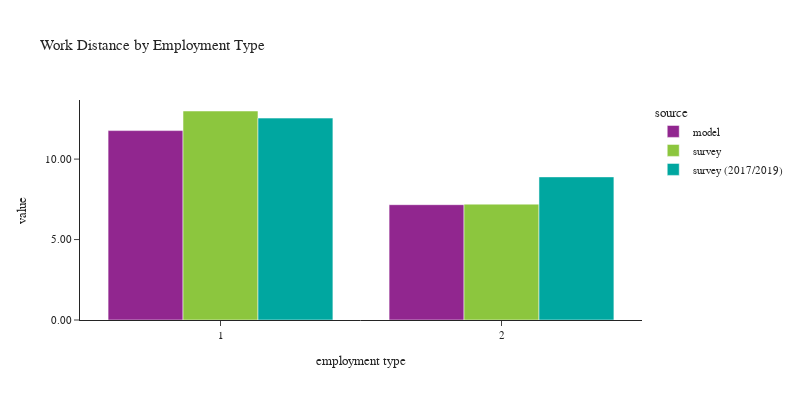

Write notebook code for a chart like this one.
### Code cell
plot_work_location(df_workers, 'pwtyp', 'Employment Type', 'employment type')

### Figure 1 — Plotly figure (JSON) as saved in the notebook; plotly's stock layout.template omitted (floating-point values rounded to 4 significant figures)
{"data": [{"alignmentgroup": "True", "customdata": [[1773342], [433649]], "hovertemplate": "source=model<br>pwtyp=%{x}<br>value=%{y}<br>sample count=%{customdata[0]}<extra></extra>", "legendgroup": "model", "marker": {"color": "#91268F", "pattern": {"shape": ""}}, "name": "model", "offsetgroup": "model", "orientation": "v", "showlegend": true, "textposition": "auto", "type": "bar", "x": [1, 2], "xaxis": "x", "y": [11.77, 7.166], "yaxis": "y"}, {"alignmentgroup": "True", "customdata": [[2239], [453]], "hovertemplate": "source=survey<br>pwtyp=%{x}<br>value=%{y}<br>sample count=%{customdata[0]}<extra></extra>", "legendgroup": "survey", "marker": {"color": "#8CC63E", "pattern": {"shape": ""}}, "name": "survey", "offsetgroup": "survey", "orientation": "v", "showlegend": true, "textposition": "auto", "type": "bar", "x": [1, 2], "xaxis": "x", "y": [12.99, 7.201], "yaxis": "y"}, {"alignmentgroup": "True", "customdata": [[4861], [734]], "hovertemplate": "source=survey (2017/2019)<br>pwtyp=%{x}<br>value=%{y}<br>sample count=%{customdata[0]}<extra></extra>", "legendgroup": "survey (2017/2019)", "marker": {"color": "#00A7A0", "pattern": {"shape": ""}}, "name": "survey (2017/2019)", "offsetgroup": "survey (2017/2019)", "orientation": "v", "showlegend": true, "textposition": "auto", "type": "bar", "x": [1, 2], "xaxis": "x", "y": [12.55, 8.894], "yaxis": "y"}], "layout": {"barmode": "group", "font": {"size": 11}, "height": 400, "legend": {"title": {"text": "source"}, "tracegroupgap": 0}, "title": {"text": "Work Distance by Employment Type"}, "width": 800, "xaxis": {"anchor": "y", "domain": [0.0, 1.0], "title": {"text": "employment type"}}, "yaxis": {"anchor": "x", "domain": [0.0, 1.0], "tickformat": ".2f", "title": {"text": "value"}}}}
